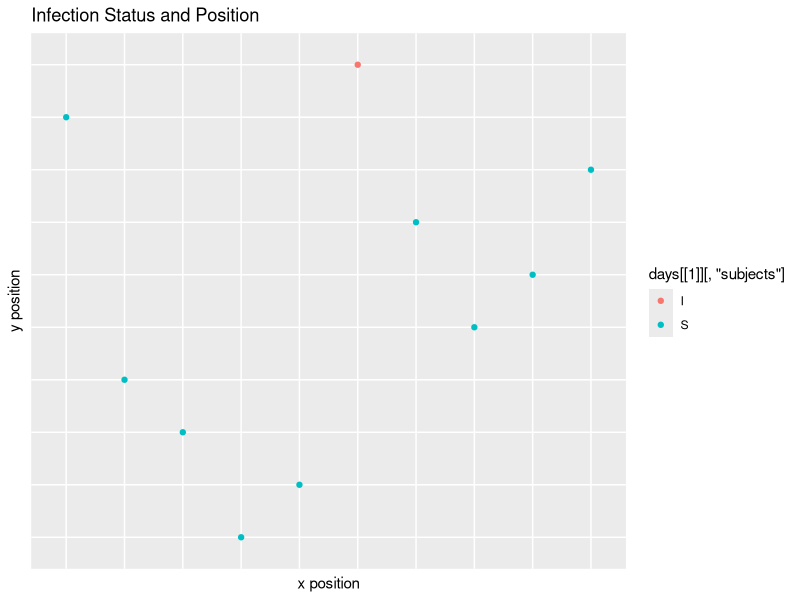
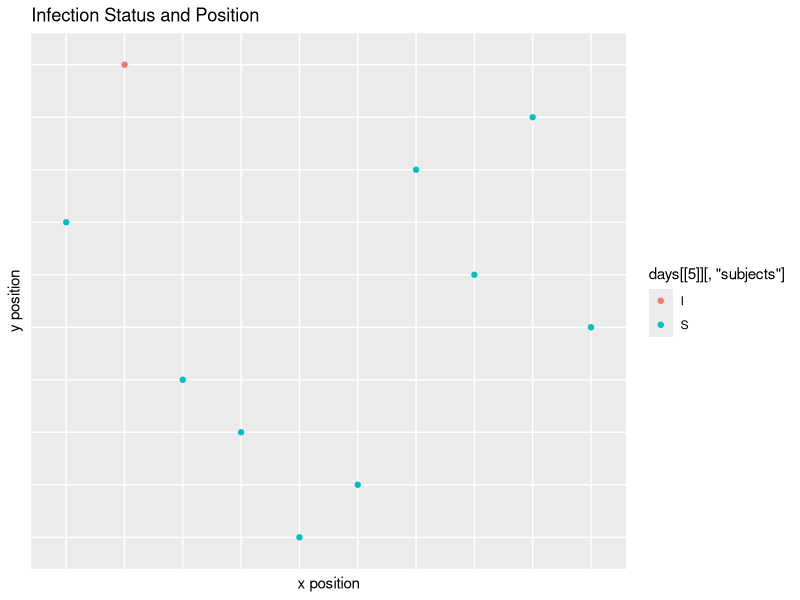
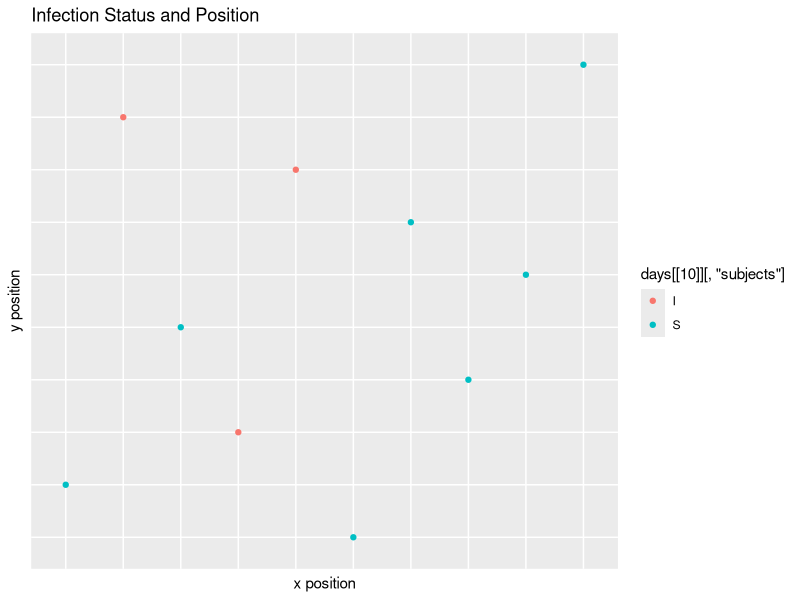
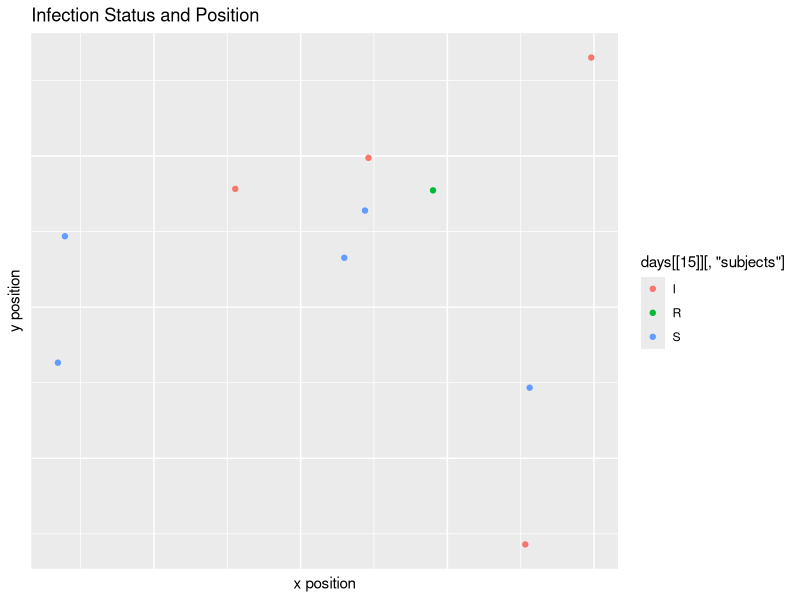
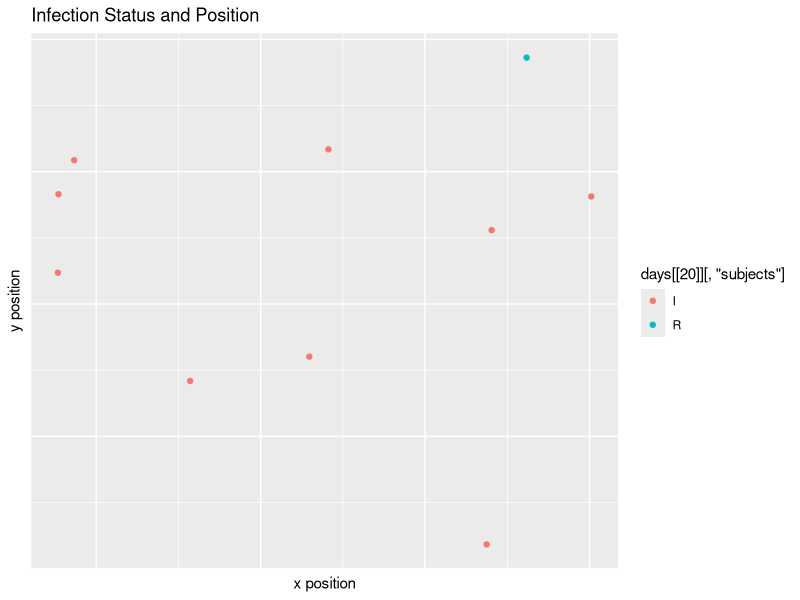
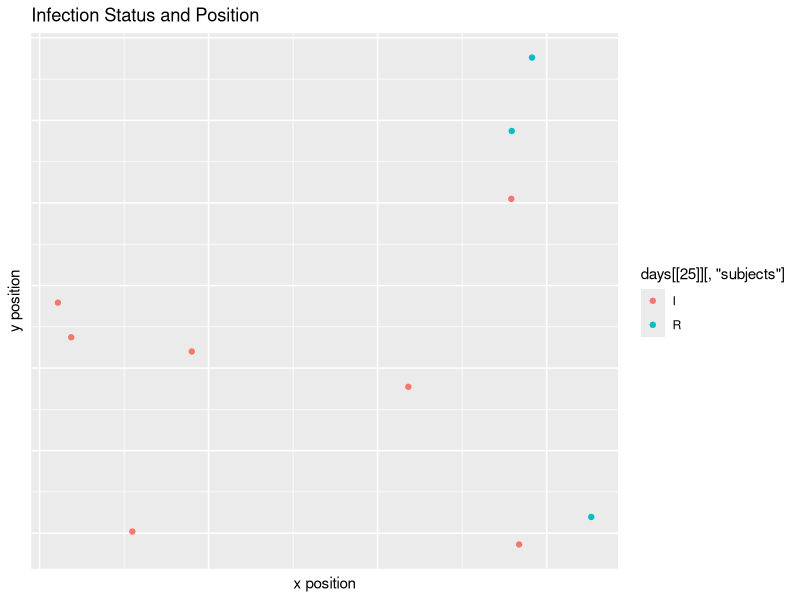
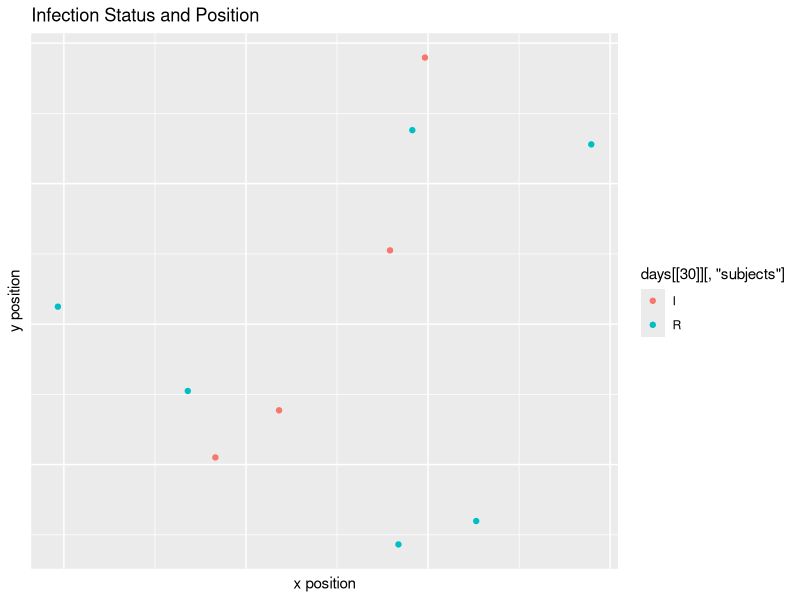
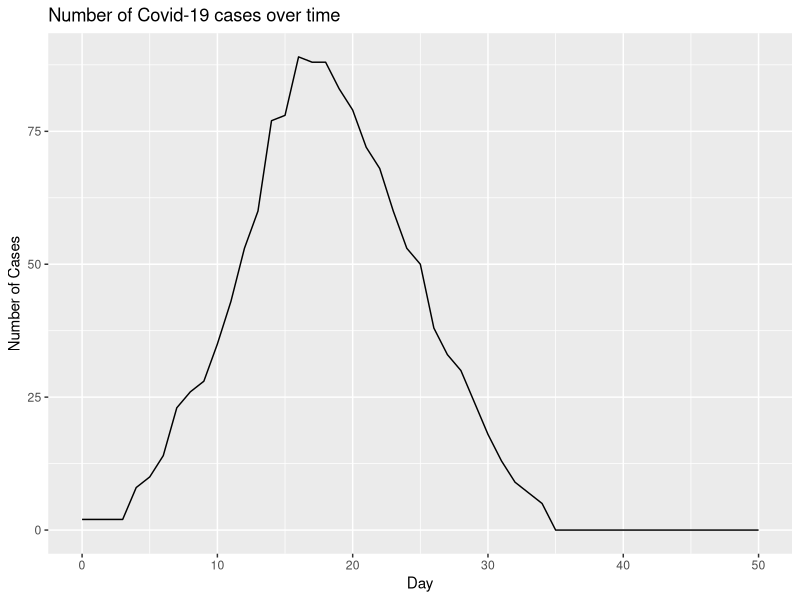

Write R code to recreate these figures, in order.
## ---- chunk 1
knitr::opts_chunk$set(echo = FALSE)
options(width=200)
## ---- chunk 2
library(tidyverse)
library(ggplot2)
library(boot)


starting_vals <- function(num_subjects, I_0, x_dim, y_dim){
  
  #Infect I_0 many starting subjects
  subjects <- rep('S', num_subjects)
  infect <- sample(x = 1:num_subjects, size=I_0, replace=FALSE)
  subjects[infect] <- 'I'
  
  #Storage for x, y starting positions for the subjects
  start_x <- runif(n=num_subjects, min=0, max=x_dim)
  start_y <- runif(n=num_subjects, min=0, max=y_dim)
  
  inc_time <- rep(-1, num_subjects)
  rec_days <- rep(-1, num_subjects)
  
  #Put into a data frame
  df <- as.data.frame(cbind(as.numeric(start_x), as.numeric(start_y), subjects, rec_days, inc_time))
  colnames(df)[1] <- 'x'
  colnames(df)[2] <- 'y'
  colnames(df)[3] <- 'subjects'
  colnames(df)[4] <- 'incubation'
  colnames(df)[5] <- 'recovery'
  
  #Assign a recovery time to the infected subjects
  df[df[,3] == 'I', 5] <- rpois(I_0, 14)
  
  #Assign an incubation time to the infected subjects
  df[df[,3] == 'I', 4] <- rpois(I_0, 5)
  
  return(df)
}

#Random step length function
get_step_length <- function(df, x_dim, y_dim){
  step_lengths <- rnorm(n=nrow(df), mean=min(x_dim, y_dim)/4, sd=min(x_dim, y_dim)/12)
  return(step_lengths)
}

#Random step direction function
get_step_direction <- function(length_vec){
  direction <- runif(n=length(length_vec), min=0, max=2*pi)
}

#Get delta_x, delta_y
get_delts <- function(length_vec, direc_vec){
  delta_x <- length_vec * cos(direc_vec)
  delta_y <- length_vec * sin(direc_vec)
  return(cbind(delta_x, delta_y))
}

#Function for getting updated coordinates
update_coords <- function(og_df, delta_df){
  new_mx <- matrix(data=NA, nrow=nrow(og_df), ncol=5)
  new_df <- data.frame(new_mx)
  new_df[,1] <- as.numeric(og_df[,'x']) + delta_df[,'delta_x']
  new_df[,2] <- as.numeric(og_df[,'y']) + delta_df[,'delta_y']
  new_df[,3] <- og_df[,3]
  new_df[,4] <- og_df[,4]
  new_df[,5] <- og_df[,5]
  colnames(new_df) <- c('x', 'y', 'subjects', 'incubation', 'recovery')
  new_df
}

coord_checker <- function(og_df, new_df, x_dim, y_dim){
  baddies <- NULL
  for(i in 1:nrow(new_df)){
    if(as.numeric(new_df[i, 'x']) > x_dim | as.numeric(new_df[i, 'x']) < 0 | as.numeric(new_df[i, 'y']) > y_dim | as.numeric(new_df[i, 'y']) < 0){
      baddies <- append(baddies, i)
    }
  }
  
  if(is.null(baddies)){
    return(new_df)
  }else{
  new_step <- get_step_length(new_df[i,], x_dim, y_dim)
  new_direction <- get_step_direction(new_step)
  new_change <- get_delts(new_step, new_direction)
  new_df <- update_coords(og_df[baddies,], new_change)
  full_df <- rbind(new_df, og_df[-baddies,])
  return(coord_checker(og_df, full_df, x_dim, y_dim))
  }
}

#Function for deciding if infections occurred
infection_status <- function(state, mean_crit_dist){
  
  current_infected <- state[state[,3]=='I' & state[,4] <= 0,]
  current_suceptable <- state[state[,3]=='S',]
  current_removed <- state[state[,3]=='R',]
  current_non_contagious <- state[state[,3]=='I' & state[,4] > 0,]
  
  #store new infection status
  newly_infected <- NULL
  
  #Check to see which susceptible subjects get infected
  #For loop
  if(nrow(current_suceptable) != 0 & nrow(current_infected) != 0){
  for(i in 1:nrow(current_infected)){
    for(j in 1:nrow(current_suceptable)){
      x_i <- as.numeric(current_infected[i, 'x'])
      y_i <- as.numeric(current_infected[i, 'y'])
      x_s <- as.numeric(current_suceptable[j, 'x'])
      y_s <- as.numeric(current_suceptable[j, 'y'])
     
      
      crucial_distance <- rexp(1, 1/mean_crit_dist)
      
      
      d <- sqrt((x_i - x_s)^2 + (y_i - y_s)^2)
      if(d <= crucial_distance){
        newly_infected <- c(newly_infected, j)
      }

    }
  }
  
  current_suceptable[newly_infected, 3] <- 'I'
  #Give incubation time
  current_suceptable[newly_infected, 4] <- rpois(n=length(newly_infected), lambda = 5)
  #Give recovery time
  current_suceptable[newly_infected, 5] <- rpois(n=length(newly_infected), lambda = 14)
  
  new_state <- rbind(current_infected, current_suceptable, current_removed, current_non_contagious)
  return(new_state)
  }else{return(state)}
}

#simulation function
simulator <- function(days, num_subjects, x_dim, y_dim, I_0, inf_dist){
  initial_data <- starting_vals(num_subjects = num_subjects, x_dim=x_dim, y_dim=y_dim, I_0=I_0)
  end_day <- list()
  num_cases <- rep(NA, days)
  num_cases <- c(I_0, num_cases)
  num_new_cases <- rep(NA, days)
  
  for(i in 1:days){
    
    if(i == 1){
      step_size <- get_step_length(initial_data, x_dim, y_dim)
      direction <- get_step_direction(step_size)
      change <- get_delts(step_size, direction)
  
      updated_positions <- update_coords(initial_data, change)
      checked_positions <- coord_checker(og_df=initial_data, new_df=updated_positions, x_dim=x_dim, y_dim=y_dim)
      new_status <- infection_status(checked_positions, inf_dist)
      
      #recovery time code
      not_recovered <- new_status[as.numeric(new_status[, 5]) > 0, ]
      new_time <- as.numeric(not_recovered[, 5]) - 1
      not_recovered[, 5] <- new_time
      infected_0 <- new_status[as.numeric(new_status[, 5]) == 0, ]
      infected_0[, 3] <- rep('R', nrow(infected_0))
      not_infected = new_status[as.numeric(new_status[, 5]) < 0, ]
      new_status = rbind(not_recovered, infected_0, not_infected)
      
      #incubation time code
      infected_people <- new_status[new_status[,3] == 'I',]
      new_inc_time <- as.numeric(infected_people[,4]) - 1
      infected_people[,4] <- new_inc_time
      other_people <- new_status[new_status[,3] != 'I',]
      new_status <- rbind(infected_people, other_people)
      
      end_day[[i]] <- new_status
      
      #Calculate number of new cases
      num_cases[i+1] <- sum(new_status[,3]=='I')
      num_new_cases[i] <- sum(new_status[,3]=='I') - I_0
      
    }
    
    else{
      step_size <- get_step_length(initial_data, x_dim, y_dim)
      direction <- get_step_direction(step_size)
      change <- get_delts(step_size, direction)
  
      updated_positions <- update_coords(end_day[[i-1]], change)
      checked_positions <- coord_checker(og_df=end_day[[i-1]], new_df=updated_positions, x_dim=x_dim, y_dim=y_dim)
      new_status <- infection_status(checked_positions, inf_dist)
      
      not_recovered <- new_status[as.numeric(new_status[, 5]) > 0, ]
      new_time <- as.numeric(not_recovered[, 5]) - 1
      not_recovered[, 5] <- new_time
      infected_0 <- new_status[as.numeric(new_status[, 5]) == 0, ]
      infected_0[, 3] <- rep('R', nrow(infected_0))
      not_infected = new_status[as.numeric(new_status[, 5]) < 0, ]
      new_status = rbind(not_recovered, infected_0, not_infected)
      
      #incubation time code
      infected_people <- new_status[new_status[,3] == 'I',]
      new_inc_time <- as.numeric(infected_people[,4]) - 1
      infected_people[,4] <- new_inc_time
      other_people <- new_status[new_status[,3] != 'I',]
      new_status <- rbind(infected_people, other_people)

      
      end_day[[i]] <- new_status
      
      #Calculate number of new cases
      num_cases[i+1] <- sum(new_status[,3]=='I')
      num_new_cases[i] <- sum(new_status[,3]=='I') - num_cases[i-1]
  
    }
  }
  return(num_cases)
}

simulator22 <- function(days, num_subjects, x_dim, y_dim, I_0, inf_dist){
  initial_data <- starting_vals(num_subjects = num_subjects, x_dim=x_dim, y_dim=y_dim, I_0=I_0)
  end_day <- list()
  num_cases <- rep(NA, days)
  num_cases <- c(I_0, num_cases)
  num_new_cases <- rep(NA, days)
  
  for(i in 1:days){
    
    if(i == 1){
      step_size <- get_step_length(initial_data, x_dim, y_dim)
      direction <- get_step_direction(step_size)
      change <- get_delts(step_size, direction)
  
      updated_positions <- update_coords(initial_data, change)
      checked_positions <- coord_checker(og_df=initial_data, new_df=updated_positions, x_dim=x_dim, y_dim=y_dim)
      new_status <- infection_status(checked_positions, inf_dist)
      
      #recovery time code
      not_recovered <- new_status[as.numeric(new_status[, 5]) > 0, ]
      new_time <- as.numeric(not_recovered[, 5]) - 1
      not_recovered[, 5] <- new_time
      infected_0 <- new_status[as.numeric(new_status[, 5]) == 0, ]
      infected_0[, 3] <- rep('R', nrow(infected_0))
      not_infected = new_status[as.numeric(new_status[, 5]) < 0, ]
      new_status = rbind(not_recovered, infected_0, not_infected)
      
      #incubation time code
      infected_people <- new_status[new_status[,3] == 'I',]
      new_inc_time <- as.numeric(infected_people[,4]) - 1
      infected_people[,4] <- new_inc_time
      other_people <- new_status[new_status[,3] != 'I',]
      new_status <- rbind(infected_people, other_people)
      
      end_day[[i]] <- new_status
      
      #Calculate number of new cases
      num_cases[i+1] <- sum(new_status[,3]=='I')
      num_new_cases[i] <- sum(new_status[,3]=='I') - I_0
      
    }
    
    else{
      step_size <- get_step_length(initial_data, x_dim, y_dim)
      direction <- get_step_direction(step_size)
      change <- get_delts(step_size, direction)
  
      updated_positions <- update_coords(end_day[[i-1]], change)
      checked_positions <- coord_checker(og_df=end_day[[i-1]], new_df=updated_positions, x_dim=x_dim, y_dim=y_dim)
      new_status <- infection_status(checked_positions, inf_dist)
      
      not_recovered <- new_status[as.numeric(new_status[, 5]) > 0, ]
      new_time <- as.numeric(not_recovered[, 5]) - 1
      not_recovered[, 5] <- new_time
      infected_0 <- new_status[as.numeric(new_status[, 5]) == 0, ]
      infected_0[, 3] <- rep('R', nrow(infected_0))
      not_infected = new_status[as.numeric(new_status[, 5]) < 0, ]
      new_status = rbind(not_recovered, infected_0, not_infected)
      
      #incubation time code
      infected_people <- new_status[new_status[,3] == 'I',]
      new_inc_time <- as.numeric(infected_people[,4]) - 1
      infected_people[,4] <- new_inc_time
      other_people <- new_status[new_status[,3] != 'I',]
      new_status <- rbind(infected_people, other_people)

      
      end_day[[i]] <- new_status
      
      #Calculate number of new cases
      num_cases[i+1] <- sum(new_status[,3]=='I')
      num_new_cases[i] <- sum(new_status[,3]=='I') - num_cases[i-1]
  
    }
  }
  return(end_day)
}
## ---- chunk 3
get_step_length <- function(df, x_dim, y_dim){
  step_lengths <- rnorm(n=nrow(df), mean=min(x_dim, y_dim)/4, sd=min(x_dim, y_dim)/12)
  return(step_lengths)
}

get_step_direction <- function(length_vec){
  direction <- runif(n=length(length_vec), min=0, max=2*pi)
}

get_delts <- function(length_vec, direc_vec){
  delta_x <- length_vec * cos(direc_vec)
  delta_y <- length_vec * sin(direc_vec)
  return(cbind(delta_x, delta_y))
}
## ---- chunk 4
update_coords <- function(og_df, delta_df){
  new_mx <- matrix(data=NA, nrow=nrow(og_df), ncol=5)
  new_df <- data.frame(new_mx)
  new_df[,1] <- as.numeric(og_df[,'x']) + delta_df[,'delta_x']
  new_df[,2] <- as.numeric(og_df[,'y']) + delta_df[,'delta_y']
  new_df[,3] <- og_df[,3]
  new_df[,4] <- og_df[,4]
  new_df[,5] <- og_df[,5]
  colnames(new_df) <- c('x', 'y', 'subjects', 'incubation', 'recovery')
  new_df
}

coord_checker <- function(og_df, new_df, x_dim, y_dim){
  baddies <- NULL
  for(i in 1:nrow(new_df)){
    if(as.numeric(new_df[i, 'x']) > x_dim | as.numeric(new_df[i, 'x']) < 0 | as.numeric(new_df[i, 'y']) > y_dim | as.numeric(new_df[i, 'y']) < 0){
      baddies <- append(baddies, i)
    }
  }
  
  if(is.null(baddies)){
    return(new_df)
  }else{
  new_step <- get_step_length(new_df[i,], x_dim, y_dim)
  new_direction <- get_step_direction(new_step)
  new_change <- get_delts(new_step, new_direction)
  new_df <- update_coords(og_df[baddies,], new_change)
  full_df <- rbind(new_df, og_df[-baddies,])
  return(coord_checker(og_df, full_df, x_dim, y_dim))
  }
}
## ---- chunk 5
infection_status <- function(state, mean_crit_dist){
  
  current_infected <- state[state[,3]=='I' & state[,4] <= 0,]
  current_suceptable <- state[state[,3]=='S',]
  current_removed <- state[state[,3]=='R',]
  current_non_contagious <- state[state[,3]=='I' & state[,4] > 0,]
  
  newly_infected <- NULL
  
  if(nrow(current_suceptable) != 0 & nrow(current_infected) != 0){
  for(i in 1:nrow(current_infected)){
    for(j in 1:nrow(current_suceptable)){
      x_i <- as.numeric(current_infected[i, 'x'])
      y_i <- as.numeric(current_infected[i, 'y'])
      x_s <- as.numeric(current_suceptable[j, 'x'])
      y_s <- as.numeric(current_suceptable[j, 'y'])
     
      crucial_distance <- rexp(1, 1/mean_crit_dist)
      
      d <- sqrt((x_i - x_s)^2 + (y_i - y_s)^2)
      if(d <= crucial_distance){
        newly_infected <- c(newly_infected, j)
      }
    }
  }
  current_suceptable[newly_infected, 3] <- 'I'
  current_suceptable[newly_infected, 4] <- rpois(n=length(newly_infected), lambda = 5)
  current_suceptable[newly_infected, 5] <- rpois(n=length(newly_infected), lambda = 14)
  
  new_state <- rbind(current_infected, current_suceptable, current_removed, current_non_contagious)
  return(new_state)
  }else{return(state)}
}
## ---- chunk 6
dummy_simulator <- function(days, num_subjects, x_dim, y_dim, I_0, inf_dist){
  initial_data <- starting_vals(num_subjects = num_subjects, x_dim=x_dim, y_dim=y_dim, I_0=I_0)
  end_day <- list()
  num_cases <- rep(NA, days)
  num_cases <- c(I_0, num_cases)
  num_new_cases <- rep(NA, days)
  for(i in 1:days){
    if(i == 1){
      step_size <- get_step_length(initial_data, x_dim, y_dim)
      direction <- get_step_direction(step_size)
      change <- get_delts(step_size, direction)
      updated_positions <- update_coords(initial_data, change)
      checked_positions <- coord_checker(og_df=initial_data, new_df=updated_positions, x_dim=x_dim, y_dim=y_dim)
      new_status <- infection_status(checked_positions, inf_dist)
      
      not_recovered <- new_status[as.numeric(new_status[, 5]) > 0, ]
      new_time <- as.numeric(not_recovered[, 5]) - 1
      not_recovered[, 5] <- new_time
      infected_0 <- new_status[as.numeric(new_status[, 5]) == 0, ]
      infected_0[, 3] <- rep('R', nrow(infected_0))
      not_infected = new_status[as.numeric(new_status[, 5]) < 0, ]
      new_status = rbind(not_recovered, infected_0, not_infected)
      infected_people <- new_status[new_status[,3] == 'I',]
      new_inc_time <- as.numeric(infected_people[,4]) - 1
      infected_people[,4] <- new_inc_time
      other_people <- new_status[new_status[,3] != 'I',]
      new_status <- rbind(infected_people, other_people)
      end_day[[i]] <- new_status
      num_cases[i+1] <- sum(new_status[,3]=='I')
      num_new_cases[i] <- sum(new_status[,3]=='I') - I_0
    }
    }
  return(num_cases)
}
## ---- chunk 7
days <- simulator22(30, 10, 1, 1, 1, 0.2)

ggplot() +
  geom_point(aes(x=days[[1]][, 'x'], y= days[[1]][, 'y'], color=days[[1]][, 'subjects'])) +
  xlab('x position') +
  ylab('y position') +
  ggtitle('Infection Status and Position') +
  theme(axis.text.x=element_blank(),
        axis.ticks.x=element_blank(),
        axis.text.y=element_blank(),
        axis.ticks.y=element_blank())

## ---- chunk 8
ggplot() +
  geom_point(aes(x=days[[5]][, 'x'], y= days[[5]][, 'y'], color=days[[5]][, 'subjects'])) +
  xlab('x position') +
  ylab('y position') +
  ggtitle('Infection Status and Position') +
  theme(axis.text.x=element_blank(),
        axis.ticks.x=element_blank(),
        axis.text.y=element_blank(),
        axis.ticks.y=element_blank())

## ---- chunk 9
ggplot() +
  geom_point(aes(x=days[[10]][, 'x'], y= days[[10]][, 'y'], color=days[[10]][, 'subjects'])) +
  xlab('x position') +
  ylab('y position') +
  ggtitle('Infection Status and Position') +
  theme(axis.text.x=element_blank(),
        axis.ticks.x=element_blank(),
        axis.text.y=element_blank(),
        axis.ticks.y=element_blank())

## ---- chunk 10
ggplot() +
  geom_point(aes(x=days[[15]][, 'x'], y= days[[15]][, 'y'], color=days[[15]][, 'subjects'])) +
  xlab('x position') +
  ylab('y position') +
  ggtitle('Infection Status and Position') +
  theme(axis.text.x=element_blank(),
        axis.ticks.x=element_blank(),
        axis.text.y=element_blank(),
        axis.ticks.y=element_blank())

## ---- chunk 11
ggplot() +
  geom_point(aes(x=days[[20]][, 'x'], y= days[[20]][, 'y'], color=days[[20]][, 'subjects'])) +
  xlab('x position') +
  ylab('y position') +
  ggtitle('Infection Status and Position') +
  theme(axis.text.x=element_blank(),
        axis.ticks.x=element_blank(),
        axis.text.y=element_blank(),
        axis.ticks.y=element_blank())

## ---- chunk 12
ggplot() +
  geom_point(aes(x=days[[25]][, 'x'], y= days[[25]][, 'y'], color=days[[25]][, 'subjects'])) +
  xlab('x position') +
  ylab('y position') +
  ggtitle('Infection Status and Position') +
  theme(axis.text.x=element_blank(),
        axis.ticks.x=element_blank(),
        axis.text.y=element_blank(),
        axis.ticks.y=element_blank())

## ---- chunk 13
ggplot() +
  geom_point(aes(x=days[[30]][, 'x'], y= days[[30]][, 'y'], color=days[[30]][, 'subjects'])) +
  xlab('x position') +
  ylab('y position') +
  ggtitle('Infection Status and Position') +
  theme(axis.text.x=element_blank(),
        axis.ticks.x=element_blank(),
        axis.text.y=element_blank(),
        axis.ticks.y=element_blank())

## ---- chunk 14
get_bootstrap_cis <- function(days, num_subjects, x_dim, y_dim, I_0, inf_dist, sample_size, ci_type='perc'){
  #Create data frame to store samples
  samps <- matrix(data=NA, nrow=sample_size, ncol=days + 1)
  samps <- data.frame(samps)
  
  #Create data frame to store confidence intervals
  ci_df <- matrix(data=NA, nrow=days + 1, ncol=3)
  ci_df <- data.frame(ci_df)
  
  for(i in 1:sample_size){
    samps[i, ] <- simulator(days, num_subjects, x_dim, y_dim, I_0, inf_dist)
  }
  
  for(i in 1:ncol(samps)){
    #Make sure column has more than one unique value
    check <- (length(unique(samps[ ,i])) != 1)
    if(check){
    boot_obj <- boot(samps[ ,i], mean_func, 2000)
    ci_obj <- boot.ci(boot_obj, conf = .95, type = ci_type)
    ci_df[i, 1] <- ci_obj$percent[4]
    ci_df[i, 2] <- ci_obj$t0
    ci_df[i, 3] <- ci_obj$percent[5]
    }else{ci_df[i, ] <- c(samps[1, i], samps[1, i], samps[1, i])}
  }
return(ci_df)
}
## ---- chunk 15
library(ggplot2)

#Testing
n=50
y <- simulator(n,100,10,10,2,1)
x <- 0:n

y

ggplot() +
  geom_line(aes(x=x, y=y)) +
  xlab('Day') +
  ylab('Number of Cases') +
  ggtitle('Number of Covid-19 cases over time')

